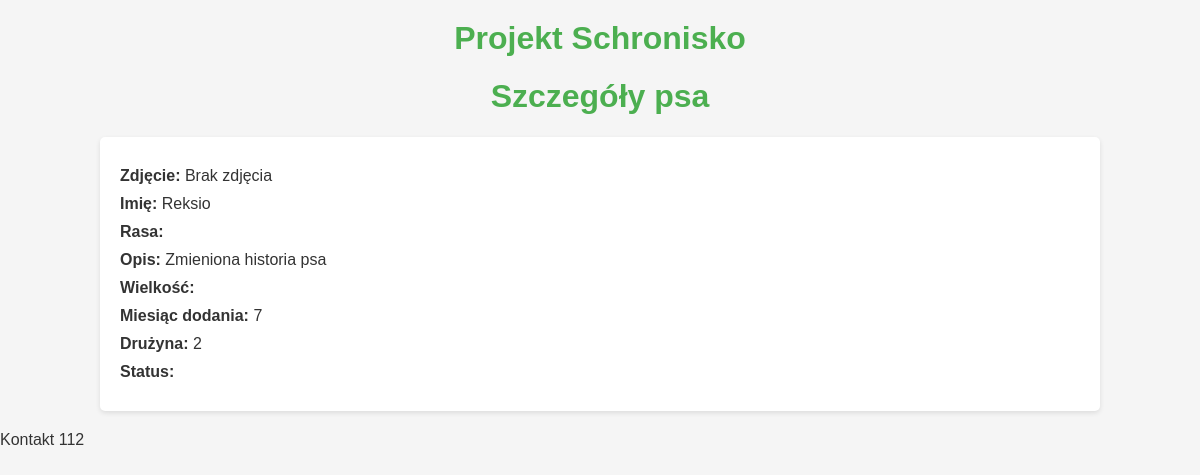
Page /folder_aplikacji/dogs_html/1/ on the earlier database version.
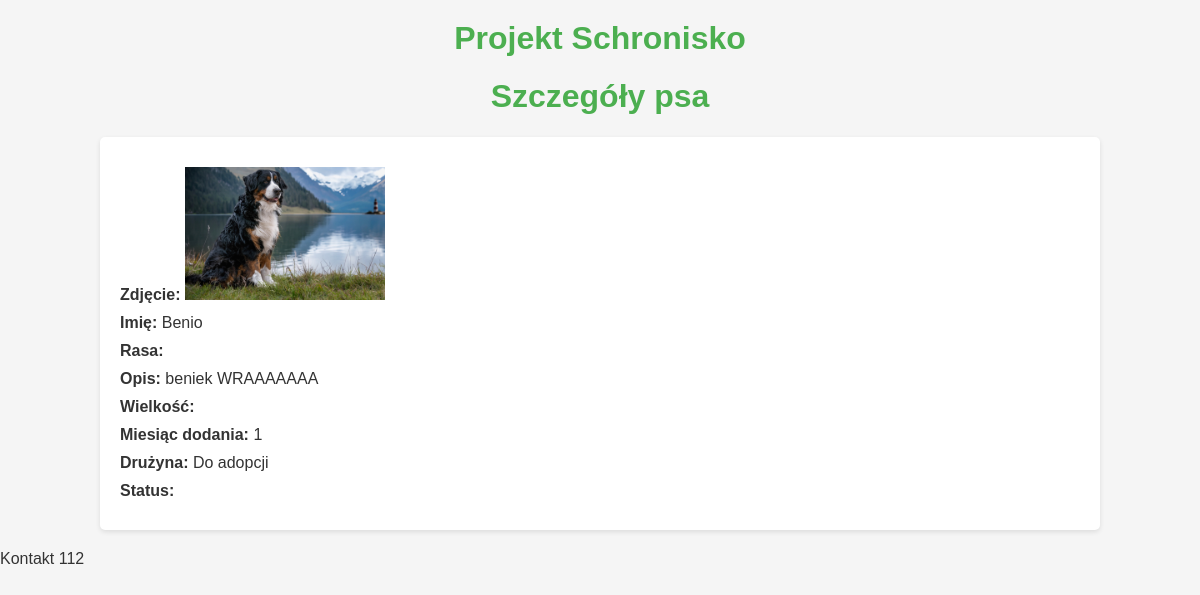
Same page on the later database version.
### folder_aplikacji/models.py (models this page shows, shortened)
class Dog(models.Model):
    image = models.ImageField(upload_to='images/', blank=True, null=True) #zdjecir zwierzaka
    name = models.CharField(max_length=60) #imie psa
    rasa_psa = models.CharField(max_length=60, blank=True) # rasa psa
    SIZE = models.CharField(max_length=1,choices=SIZE, default=SIZE[0][0]) #wielkosc psa
    month_added = models.IntegerField(choices=MONTHS.choices, default=MONTHS.choices[0][0]) #miesiac dodania ogloszenia
    team = models.CharField(max_length=60, default="") #gotowy do adopcji lub nie
    age_type = models.CharField(max_length=10, choices=AGE_CHOICES, default='age') #wiek typ
    age = models.IntegerField(blank=True, null=True, validators=[MinValueValidator(0),MaxValueValidator(99)]) # wiek
    castrated = models.CharField(max_length=10, choices=CASTRATED_CHOICES, default="") #czy pies jest wykastrowany
    opis = models.TextField(blank = True, null= True) #historia zwierzaka

### folder_aplikacji/views.py (the view)
# urls.py: path('dogs_html/<int:pk>/', views.dog_detail_html),
def dog_detail_html(request, pk):
    dog = Dog.objects.get(id=pk)
    return render(request,
                  "folder_aplikacji/dog/detail.html",
                  {'dog': dog})

### folder_aplikacji/templates/folder_aplikacji/dog/detail.html (shortened to what this page needs)
{% extends "folder_aplikacji/base.html" %}
{% block content %}
    <h1>Szczegóły psa</h1>
    <ul>
        <li><strong>Zdjęcie:</strong> {% if dog.image %}<img src="{{ dog.image.url }}" alt="{{ dog.name }}" width="200">{% else %}Brak zdjęcia{% endif %}</li>
        <li><strong>Imię:</strong> {{ dog.name }}</li>
        <li><strong>Rasa:</strong> {{ dog.rasa_psa }}</li>
        <li><strong>Opis:</strong> {{ dog.opis }}</li>
        <li><strong>Wielkość:</strong> {{ dog.size }}</li>
        <li><strong>Miesiąc dodania:</strong> {{ dog.month_added }}</li>
        <li><strong>Drużyna:</strong> {{ dog.team }}</li>
        <li><strong>Status:</strong> {{ dog.get_status_display }}</li>
    </ul>
{% endblock %}

### folder_aplikacji/templates/folder_aplikacji/base.html (shortened to what this page needs)
{% load static %}
<!DOCTYPE html>
<html>
    <head>
        <link href="{% static "css/folder_aplikacji.css" %}" rel="stylesheet">
    </head>
    <body>
        <div id="header" >
            <h1> Projekt Schronisko </h1>
        </div>
        <div id="content">
            {% block content %}
            {% endblock %}
        </div>
        <div id="sidebar">
            <p>Kontakt 112</p>
        </div>
    </body>
</html>

### folder_aplikacji/static/css/folder_aplikacji.css (style rules this page uses)
body { background-color: #f5f5f5; font-family: Arial, sans-serif; color: #333; margin: 0; padding: 0; }
h1 { color: #4CAF50; text-align: center; margin-top: 20px; }
ul { list-style-type: none; padding: 0; margin: 20px auto; width: 80%; background-color: #fff; box-shadow: 0 2px 5px rgba(0, 0, 0, 0.1); padding: 20px; border-radius: 5px; }
li { margin: 10px 0; font-size: 16px; }

Differences in the rows shown:
changed Dog: image: picture added; name "Reksio" → "Benio"; opis "Zmieniona historia psa" → "beniek WRAAAAAAA"; month_added "7" → "1"; team "2" → "Do adopcji"
Other differences:
text no longer shown: "Brak zdjęcia"
